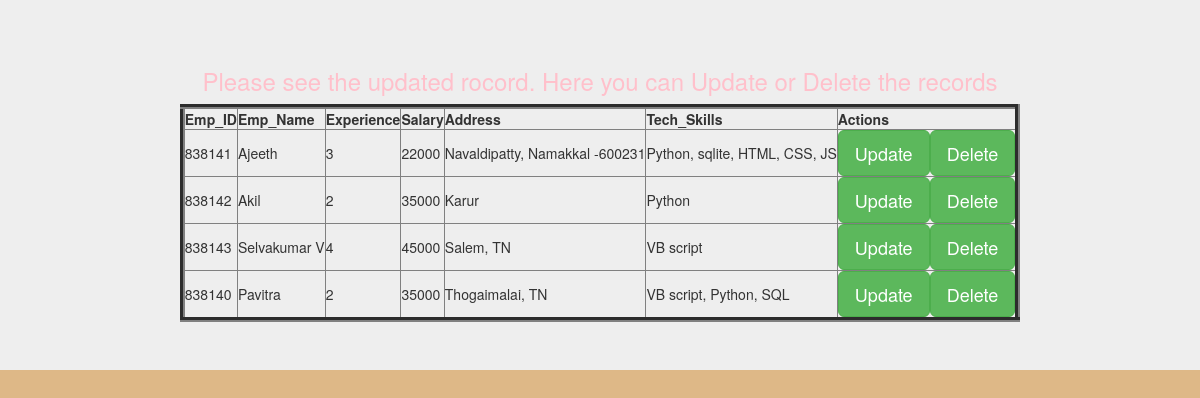
Page /show/ on the committed database.
### app1/models.py (models this page shows)
class Employee(models.Model):
    Emp_ID = models.IntegerField()
    Emp_Name = models.CharField(max_length=64)
    Experience = models.IntegerField()
    Salary = models.IntegerField()
    Address = models.CharField(max_length=256)
    Tech_Skills = models.CharField(max_length=256)

### app1/views.py (the view)
# urls.py: path('show/', views.show_view),
def show_view(request):
    employees = Employee.objects.all()
    return render(request, 'file/show.html', {'employees':employees})

### templates/file/show.html
<!DOCTYPE html>
{% extends "file/base.html" %}
    {% block child_block %}
    <h3>Please see the updated rocord. Here you can Update or Delete the records</h3>
    <div class="container">
        <table border="5" align="center">
            <thead>
                <tr>
                    <th>Emp_ID</th>
                    <th>Emp_Name</th>
                    <th>Experience</th>
                    <th>Salary</th>
                    <th>Address</th>
                    <th>Tech_Skills</th>
                    <th>Actions</th>
                </tr>
            </thead>
        {%for employee in employees%}
        <tr>
            <td>{{employee.Emp_ID}}</td>
            <td>{{employee.Emp_Name}}</td>
            <td>{{employee.Experience}}</td>
            <td>{{employee.Salary}}</td>
            <td>{{employee.Address}}</td>
            <td>{{employee.Tech_Skills}}</td>
            <th><a href='/update/{{employee.Emp_ID}}' class="btn btn-success btn-lg">Update</a><a href='/delete/{{employee.Emp_ID}}' class="btn btn-success btn-lg">Delete</a></th>
        </tr>
        {% endfor %}
        </table>
    </div>
    {% endblock %}

### templates/file/base.html (shortened to what this page needs)
<!DOCTYPE html>
{% load static %}
<html>
<head>
    <link rel="stylesheet" href="https://stackpath.bootstrapcdn.com/bootstrap/3.4.1/css/bootstrap.min.css">
    <link rel="stylesheet" href= " {%static 'css/style.css' %} ">
</head>
<body>
    <div class='jumbotron'>
        <div class = 'container'>
            {% block child_block %}
            {% endblock %}
        </div>
</body>
</html>

### static/css/style.css (style rules this page uses)
h3 { text-align: center; color: pink }
thead { text-align: center; }
body { background-color: burlywood; }

### rows in the picture
Employee: Emp_ID "838141", Emp_Name "Ajeeth", Experience "3", Salary "22000", Address "Navaldipatty, Namakkal -600231", Tech_Skills "Python, sqlite, HTML, CSS, JS"
Employee: Emp_ID "838142", Emp_Name "Akil", Experience "2", Salary "35000", Address "Karur", Tech_Skills "Python"
Employee: Emp_ID "838143", Emp_Name "Selvakumar V", Experience "4", Salary "45000", Address "Salem, TN", Tech_Skills "VB script"
Employee: Emp_ID "838140", Emp_Name "Pavitra", Experience "2", Salary "35000", Address "Thogaimalai, TN", Tech_Skills "VB script, Python, SQL"
